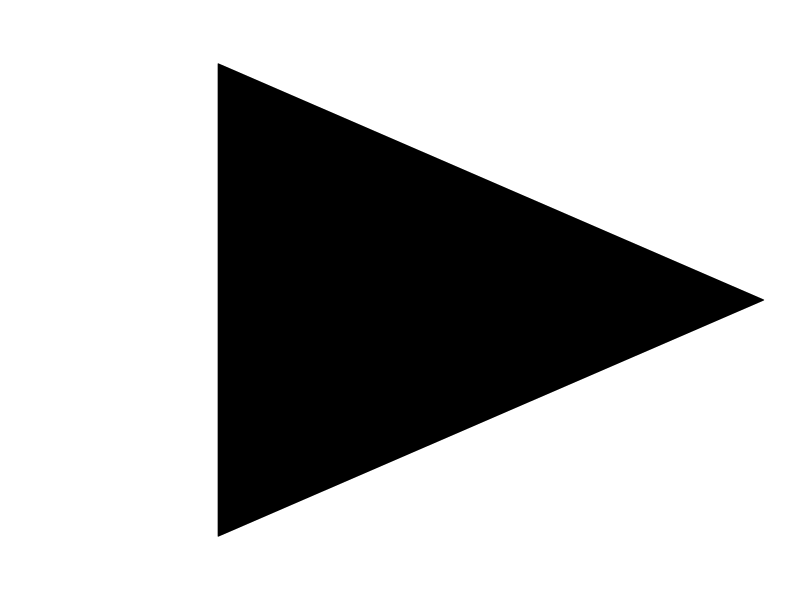

Generate this figure with R:


KochSnowflakeExample <- function(n,length){
  
  
  
  iterate <- function(T,i){
    A = T[ ,1]; B=T[ ,2]; C = T[,3];
    if (i == 1){
      d = (A + B)/2; h = (C-d); d = d-(1/3)*h;
      e = (2/3)*B + (1/3)*A; f = (1/3)*B + (2/3)*A;
    }
    
    if (i == 2){
      d = B; e = (2/3)*B + (1/3)*C; f = (2/3)*B + (1/3)*A;
    }
    
    if (i == 3){
      d = (B + C)/2; h = (A-d); d = d-(1/3)*h;
      e = (2/3)*C + (1/3)*B; f = (1/3)*C + (2/3)*B;
    }
    
    if (i == 4){
      d = C; e = (2/3)*C + (1/3)*A; f = (2/3)*C + (1/3)*B;
    }
    
    if (i == 5){
      d = (A + C)/2; h = (B-d); d = d-(1/3)*h;
      e = (2/3)*A + (1/3)*C; f = (1/3)*A + (2/3)*C;
    }
    
    if (i == 6){
      d = A; e = (2/3)*A + (1/3)*C; f = (2/3)*A + (1/3)*B;
    }
    
    if (i == 0){
      d = A; e = B; f = C;
    }
    
    Tnew = cbind(d,e,f)
    return(Tnew); 
  }
  
  draw <- function(T, col=rgb(0,0,0),border=rgb(0,0,0)){
    polygon(T[1,],T[2,],col=col,border=border)
  }
  
  Iterate = function(T,v,col=rgb(0,0,0),border=rgb(0,0,0)){
    for (i in v) T = iterate(T,i);
    draw(T,col=col,border=border);
  }
  ciclos<-function(T0,Nmax,vector,nActual){
    
    for(i in 0:6){
      vector[nActual]=i
        if(nActual<Nmax){
          ciclos(T0,Nmax,vector,nActual+1)
        }else{
          Iterate(T0,vector)
        }
      }
  }
  
 
  A = matrix(c(1,0),2,1);
  B = matrix(c(cos(2*pi/3), sin(2*pi/3)),2,1);
  C = matrix(c(cos(2*pi/3),-sin(2*pi/3)),2,1);
  T0 = cbind(A,B,C);
  
  plot(numeric(0),xlim=c(-1.1,1.1),ylim=c(-1.1,1.1),axes=FALSE,frame=FALSE,ann=FALSE);
  par(mar=c(0,0,0,0),bg=rgb(1,1,1));
  par(usr=c(-1.1,1.1,-1.1,1.1));
  

  
  for(a in 0:n){
    pActual<-3*length*(4/3)^a
    print(pActual)
    
  }
  
  
  vector<-c()
  if(n==0){
    Iterate(T0,c(0))
  }else{
    ciclos(T0,n,vector,1)
  }
}
KochSnowflakeExample(0,200)

